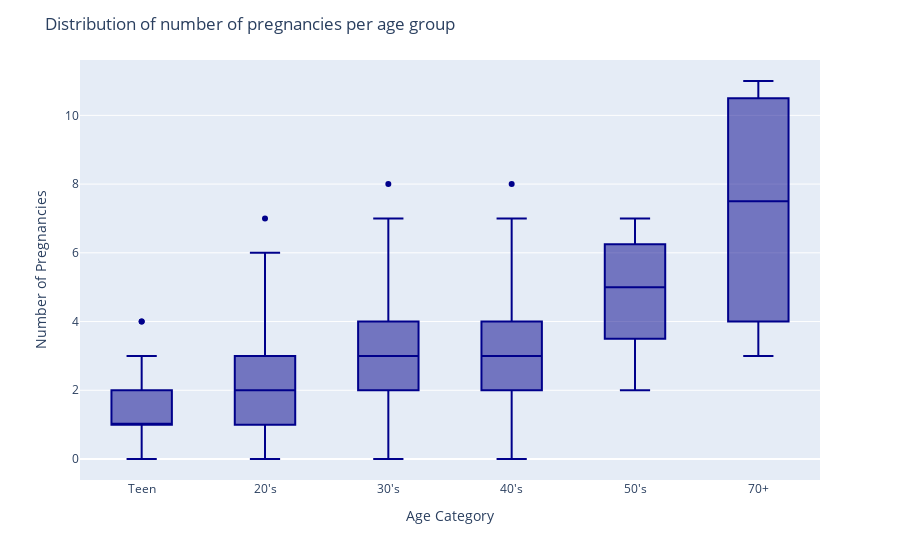

Notebook cell for this chart:
### Markdown cell above
## Pregnancy Distribution by Age

### Code cell
age_preg_bar = px.box(risk_factor_df.sort_values(by="Age",ascending=True), x="age_cat", y="Num of pregnancies",
                      color_discrete_sequence=["darkblue"], points="outliers",
                      category_orders=["Teenager", "Twenties", "Thirties", "Forties", "Fifties",
                                       "Seventy and over"])
age_preg_bar.update_xaxes(title="Age Category")
age_preg_bar.update_yaxes(title="Number of Pregnancies")
age_preg_bar.update_layout(title="Distribution of number of pregnancies per age group")
age_preg_bar.show()

### Figure 1 — Plotly figure (JSON) as saved in the notebook; plotly's stock layout.template omitted (floating-point values rounded to 4 significant figures; data arrays with more than 128 entries replaced by an {"elided": "..."} marker saying what was removed)
{"data": [{"alignmentgroup": "True", "boxpoints": "outliers", "hovertemplate": "age_cat=%{x}<br>Num of pregnancies=%{y}<extra></extra>", "legendgroup": "", "marker": {"color": "darkblue"}, "name": "", "notched": false, "offsetgroup": "", "orientation": "v", "showlegend": false, "type": "box", "x": {"elided": "858 str values"}, "x0": " ", "xaxis": "x", "y": {"elided": "858 int values"}, "y0": " ", "yaxis": "y"}], "layout": {"autosize": true, "boxmode": "group", "legend": {"tracegroupgap": 0}, "margin": {"t": 60}, "title": {"text": "Distribution of number of pregnancies per age group"}, "xaxis": {"anchor": "y", "autorange": true, "domain": [0, 1], "range": [-0.5, 5.5], "title": {"text": "Age Category"}, "type": "category"}, "yaxis": {"anchor": "x", "autorange": true, "domain": [0, 1], "range": [-0.6111, 11.61], "title": {"text": "Number of Pregnancies"}, "type": "linear"}}}
